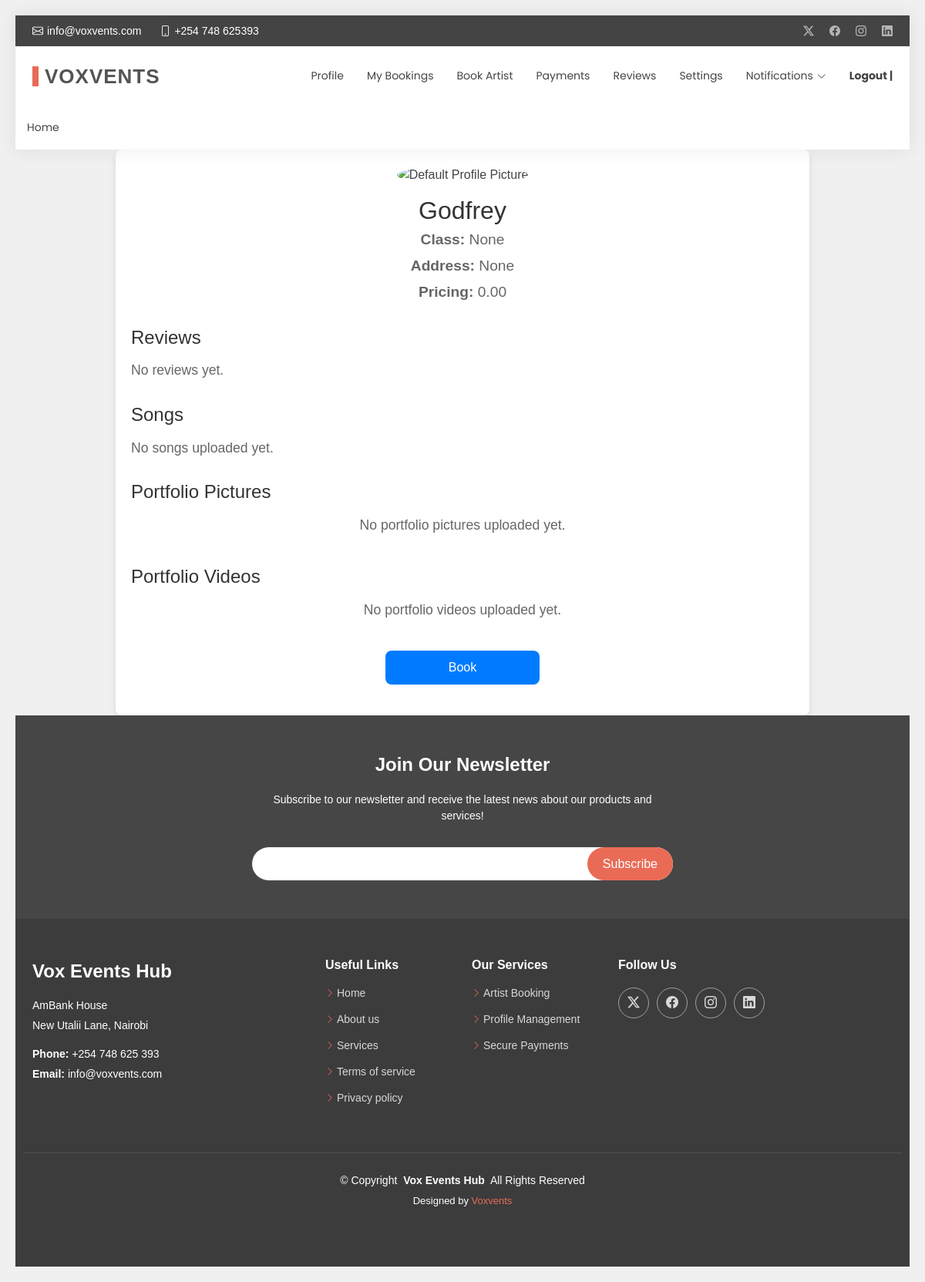
Page /artist_profiles/Godfrey/ on the committed database.
### voxapp/models.py (models this page shows, shortened)
class Profile(models.Model):
    USER_TYPE_CHOICES = [
        ('artist', 'Artist'),
        ('client', 'Client'),
        ('admin', 'Admin'),
    ]
    user = models.OneToOneField(User, on_delete=models.CASCADE)
    user_type = models.CharField(max_length=10, choices=USER_TYPE_CHOICES)
    class_name = models.CharField(max_length=100, blank=True, null=True)
    address = models.CharField(max_length=255, blank=True, null=True)
    profile_picture = models.ImageField(upload_to='profile_pics/', blank=True, null=True)
    pricing = models.DecimalField(max_digits=10, decimal_places=2, default=0.00, verbose_name='Default Pricing')

### voxapp/views.py (the view)
# urls.py: path('artist_profiles/<str:username>/', views.full_artist_profile, name='full_artist_profile'),
def full_artist_profile(request, username):
    profile = get_object_or_404(Profile, user__username=username)
    reviews = Review.objects.filter(artist=profile)
    playlist = Song.objects.filter(artist=profile)
    portfolio_pictures = PortfolioPicture.objects.filter(artist=profile)
    portfolio_videos = PortfolioVideo.objects.filter(artist=profile)
    context = {
        'profile_info': profile,
        'reviews': reviews,
        'playlist': playlist,
        'portfolio_pictures': portfolio_pictures,
        'portfolio_videos': portfolio_videos,
    }
    return render(request, 'client/full_artistProfile.html', context)

### templates/client/full_artistProfile.html (shortened to what this page needs)
{% extends "base.html" %}
{% load static %}
{% block nav %}
<nav id="navmenu" class="navmenu">
    <ul>
        <li><a href="{% url 'profile_view' %}">Profile</a></li>
        <li><a href="{% url 'bookings_view' %}">My Bookings</a></li>
        <li><a href="{% url 'artist_profiles' %}">Book Artist</a></li>
        <li><a href="{% url 'payments_view' %}">Payments</a></li>
        <li><a href="{% url 'reviews_view' %}">Reviews</a></li>
        <li><a href="{% url 'setting_clientsview' %}">Settings</a></li>
        <li class="dropdown">
            <a href="#"><span>Notifications</span> <i class="bi bi-chevron-down toggle-dropdown"></i></a>
        </li>
        <li><a href="{% url 'logout' %}"><strong>Logout | {{ user.username }}</strong></a></li>
    </ul>
</nav>
{% endblock %}
{% block main %}
<head>
</head>
<body>
    <div class="profile-container">
        <div class="profile-header">
            {% if profile_info.profile_picture %}
            <img src="{{ profile_info.profile_picture.url }}" alt="Profile Picture">
            {% else %}
            <img src="{% static 'images/default_profile_picture.jpg' %}" alt="Default Profile Picture">
            {% endif %}
            <h1>{{ profile_info.user.username }}</h1>
            <p><strong>Class:</strong> {{ profile_info.class_name }}</p>
            <p><strong>Address:</strong> {{ profile_info.address }}</p>
            <p><strong>Pricing:</strong> {{ profile_info.pricing }}</p>
        </div>
        <div class="profile-section">
            <h2>Reviews</h2>
            <div class="reviews">
                {% for review in reviews %}
                <p><strong>{{ review.user.username }}</strong>: {{ review.review_text }} ({{ review.star_rating }} stars)</p>
                {% empty %}
                <p>No reviews yet.</p>
                {% endfor %}
            </div>
        </div>
        <div class="profile-section">
            <h2>Songs</h2>
            <div class="songs">
                {% for song in playlist %}
                <p>{{ song.title }}</p>
                <audio controls>
                    <source src="{{ song.file.url }}" type="audio/mpeg">
                    Your browser does not support the audio element.
                </audio>
                {% empty %}
                <p>No songs uploaded yet.</p>
                {% endfor %}
            </div>
        </div>
        <div class="profile-section">
            <h2>Portfolio Pictures</h2>
            <div class="portfolio-media">
                {% for picture in portfolio_pictures %}
                <img src="{{ picture.image.url }}" alt="Portfolio Picture">
                {% empty %}
                <p>No portfolio pictures uploaded yet.</p>
                {% endfor %}
            </div>
        </div>
        <div class="profile-section">
            <h2>Portfolio Videos</h2>
            <div class="portfolio-media">
                {% for video in portfolio_videos %}
                <video controls>
                    <source src="{{ video.video.url }}" type="video/mp4">
                    Your browser does not support the video tag.
                </video>
                {% empty %}
                <p>No portfolio videos uploaded yet.</p>
                {% endfor %}
            </div>
        </div>
        <a href="{% url 'book_artist_view' profile_info.user.username %}" class="btn-book">Book</a>
    </div>
</body>
{% endblock %}

### static/assets/css/main.css (style rules this page uses)
:root { --default-font: "Open Sans", system-ui, -apple-system, "Segoe UI", Roboto, "Helvetica Neue", Arial, "Noto Sans", "Liberation Sans", sans-serif, "Apple Color Emoji", "Segoe UI Emoji", "Segoe UI Symbol", "Noto Color Emoji"; --heading-font: "Raleway", sans-serif; --nav-font: "Poppins", sans-serif; }
:root { --background-color: #ffffff; --default-color: #444444; --heading-color: #545454; --accent-color: #e96b56; --contrast-color: #ffffff; }
:root { --nav-color: #444444; --nav-hover-color: #e96b56; --nav-dropdown-background-color: #ffffff; --nav-dropdown-color: #444444; --nav-dropdown-hover-color: #e96b56; }
:root { scroll-behavior: smooth; }
body { color: var(--default-color); background-color: var(--background-color); font-family: var(--default-font); }
a { color: var(--accent-color); text-decoration: none; transition: 0.3s; }
h1, h2, h3, h4, h5, h6 { color: var(--heading-color); font-family: var(--heading-font); }
@media (min-width: 1200px) { .navmenu { padding: 0; } }
@media (min-width: 1200px) { .navmenu ul { margin: 0; padding: 0; display: flex; list-style: none; align-items: center; } }
@media (min-width: 1200px) { .navmenu li { position: relative; } }
@media (min-width: 1200px) { .navmenu a, .navmenu a:focus { color: var(--nav-color); padding: 18px 15px; font-size: 14px; font-family: var(--nav-font); font-weight: 400; display: flex; align-items: center; justify-content: space-between; white-space: nowrap; transition: 0.3s; } }
@media (min-width: 1200px) { .navmenu a i, .navmenu a:focus i { font-size: 12px; line-height: 0; margin-left: 5px; transition: 0.3s; } }
@media (min-width: 1200px) { .navmenu li:last-child a { padding-right: 0; } }

### templates/client/full_artistProfile.html (style rules this page uses)
body { font-family: Arial, sans-serif; background-color: #f0f0f0; padding: 20px; margin: 0; }
.profile-container { max-width: 900px; margin: 0 auto; background-color: #fff; border-radius: 8px; box-shadow: 0 4px 8px rgba(0, 0, 0, 0.1); padding: 20px; }
.profile-header { text-align: center; margin-bottom: 30px; }
.profile-header img { width: 150px; height: 150px; border-radius: 50%; object-fit: cover; }
.profile-header h1 { font-size: 2em; color: #333; margin: 15px 0 5px; }
.profile-header p { font-size: 1.2em; color: #666; margin: 5px 0; }
.profile-section { margin-bottom: 30px; }
.profile-section h2 { font-size: 1.5em; color: #333; margin-bottom: 15px; }
.profile-section p { font-size: 1.1em; color: #666; margin-bottom: 10px; }
.portfolio-media { display: flex; flex-wrap: wrap; gap: 20px; justify-content: center; }
.reviews, .songs { margin-bottom: 20px; }
.reviews p, .songs p { margin: 0 0 10px; }
.btn-book { display: block; width: 200px; margin: 20px auto; padding: 10px 20px; background-color: #007bff; color: #fff; text-align: center; border-radius: 8px; text-decoration: none; }

### rows in the picture
Profile: user.username "Godfrey", class_name "None", address "None", pricing "0.00"
